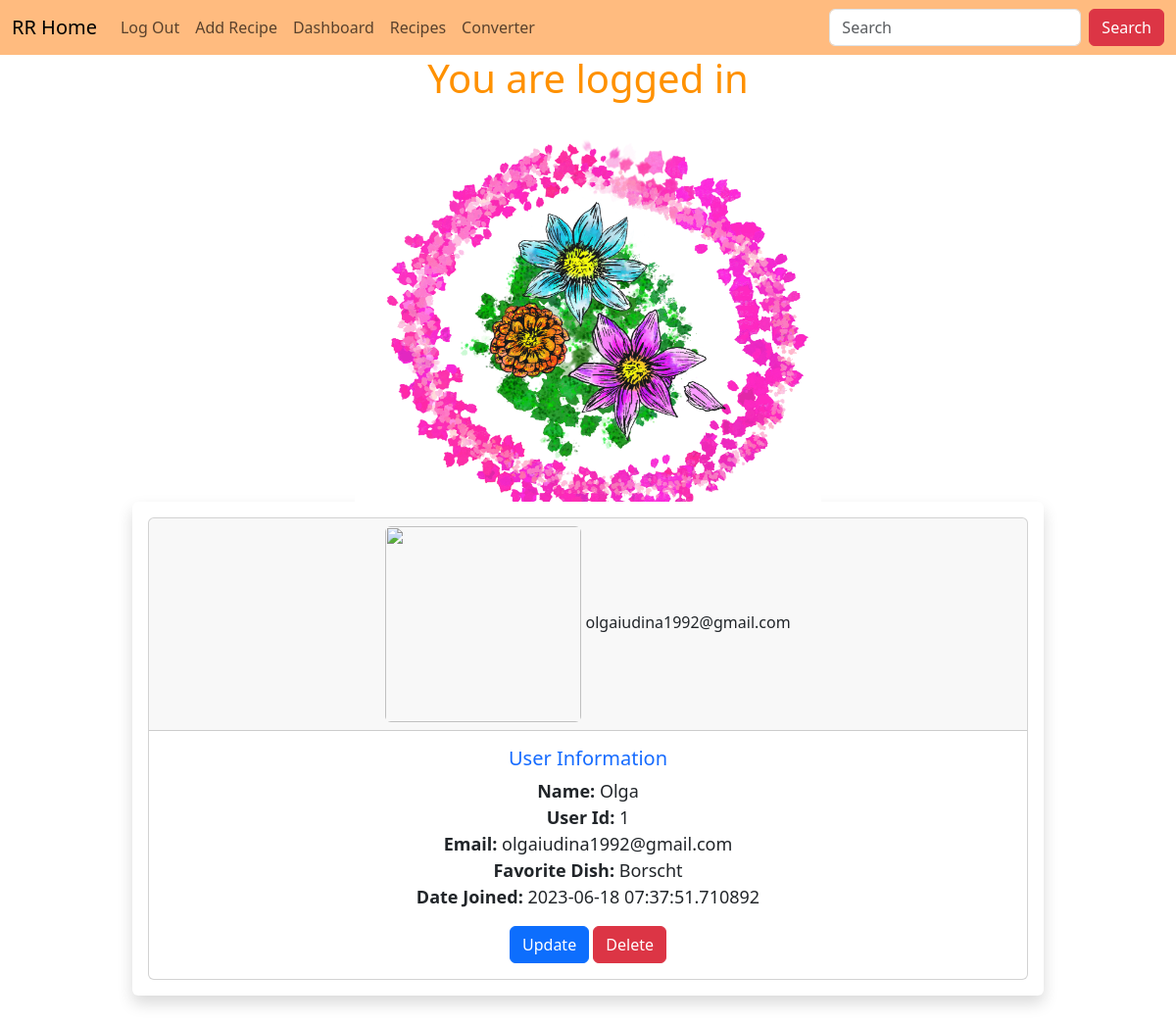
The app's page /dashboard (signed in) with its own data.
### starter.py (models this page shows, shortened)
class Users(db.Model, UserMixin):
    id = db.Column(db.Integer, primary_key=True)
    name = db.Column(db.String(200), nullable=False)
    favorite_dish = db.Column(db.String(200))
    email = db.Column(db.String(100), nullable=False, unique=True)
    date_added = db.Column(db.DateTime, default=datetime.utcnow)
    recipes = db.relationship('Recipes', backref='poster', cascade='save-update, merge, delete', passive_deletes=True)
    password_hash = db.Column(db.String(150))
    @property
    def password(self):
        raise AttributeError('Password is not a readable attribute!')

### starter.py (the view)
@app.route('/dashboard', methods=['GET', 'POST'])
@login_required
def dashboard():
    return render_template('dashboard.html')

### webforms.py
class SearchForm(FlaskForm):
    searchbar = StringField("Search", validators=[DataRequired()])
    submit = SubmitField('Submit')

### starter.py (called while the page is built)
@login_manager.user_loader
def load_user(user_id):
    return Users.query.get(int(user_id))

@app.context_processor
def base():
    form=SearchForm()
    return dict(form=form)

### templates/dashboard.html (shortened to what this page needs)
{% extends 'base.html' %}
{%block content%}
<center>
    <h1>You are logged in</h1>
    <img src="{{url_for('static', filename='images/floral.png')}}">
    <br />
    <div class="col-10">
    <div class="shadow p-3 mb-5 bg-body rounded">
      <div class="card">
        <div class="card-header">
          <img src="{{url_for('static', filename='images/manami_01.png')}}" class="rounded" height="200" width="200">
          {{current_user.email}}
        </div>
        <div class="card-body">
          <h5 >User Information</h5>
          <p class="card-text">
      <strong>Name: </strong>
      {{current_user.name}}
      <br />
      <strong>User Id: </strong>
      {{current_user.id}}
      <br />
      <strong>Email: </strong>
      {{current_user.email}}
      <br />
      <strong>Favorite Dish: </strong>
      {{current_user.favorite_dish}}
      <br />
      <strong>Date Joined: </strong>
      {{current_user.date_added}}
      <br />
      </p>
      <a href="{{url_for('update', id=current_user.id)}}" class="btn btn-primary">Update</a>
      <a href="{{url_for('delete', id=current_user.id)}}" class="btn btn-danger">Delete</a>
    </div>
  </div>
    </div>
  </div>
</center>
{% endblock %}

### static/css/style.css (style rules this page uses)
h1 { color: rgb(255, 145, 0); }
h5 { color: rgb(21, 107, 255); }
img { max-width: 600px; max-height: 400px; }
p { font-size: large; }

### records on screen
Users: email "olgaiudina1992@gmail.com", name "Olga", id "1", favorite_dish "Borscht", date_added "2023-06-18 07:37:51.710892"
